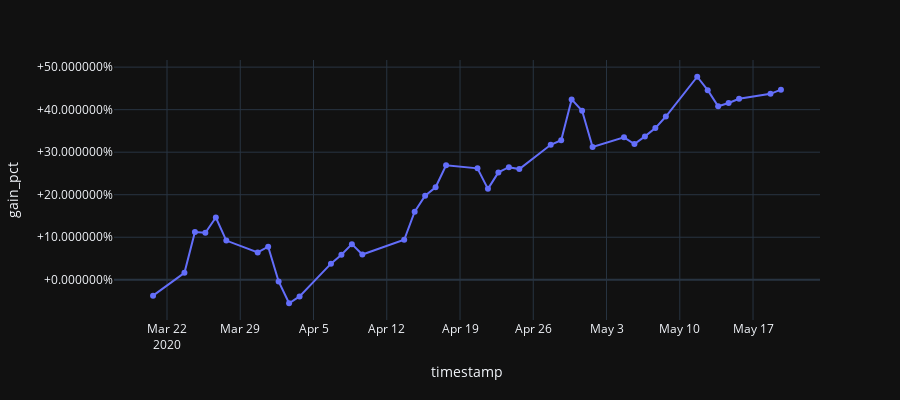

Notebook code cell kept with this figure:
### Code cell
performance_total = performance.groupby('timestamp')[['cost', 'value']].sum() \
    .assign(
        gain=lambda df: df['value']-df['cost'],
        gain_pct=lambda df: df['value']/df['cost']-1
    )

fig = px.line(performance_total.reset_index(), x='timestamp', y='gain_pct', height=400)
fig.update_layout(yaxis_tickformat='+%')
fig.update_traces(mode='lines+markers')
display(fig)

### Figure 1 — Plotly figure (JSON) as saved in the notebook; plotly's stock layout.template omitted (floating-point values rounded to 4 significant figures)
{"data": [{"hovertemplate": "timestamp=%{x}<br>gain_pct=%{y}<extra></extra>", "legendgroup": "", "line": {"color": "#636efa", "dash": "solid"}, "mode": "lines+markers", "name": "", "showlegend": false, "type": "scatter", "x": ["2020-03-20T16:00:00", "2020-03-23T16:00:00", "2020-03-24T16:00:00", "2020-03-25T16:00:00", "2020-03-26T16:00:00", "2020-03-27T16:00:00", "2020-03-30T16:00:00", "2020-03-31T16:00:00", "2020-04-01T16:00:00", "2020-04-02T16:00:00", "2020-04-03T16:00:00", "2020-04-06T16:00:00", "2020-04-07T16:00:00", "2020-04-08T16:00:00", "2020-04-09T16:00:00", "2020-04-13T16:00:00", "2020-04-14T16:00:00", "2020-04-15T16:00:00", "2020-04-16T16:00:00", "2020-04-17T16:00:00", "2020-04-20T16:00:00", "2020-04-21T16:00:00", "2020-04-22T16:00:00", "2020-04-23T16:00:00", "2020-04-24T16:00:00", "2020-04-27T16:00:00", "2020-04-28T16:00:00", "2020-04-29T16:00:00", "2020-04-30T16:00:00", "2020-05-01T16:00:00", "2020-05-04T16:00:00", "2020-05-05T16:00:00", "2020-05-06T16:00:00", "2020-05-07T16:00:00", "2020-05-08T16:00:00", "2020-05-11T16:00:00", "2020-05-12T16:00:00", "2020-05-13T16:00:00", "2020-05-14T16:00:00", "2020-05-15T16:00:00", "2020-05-18T16:00:00", "2020-05-19T16:00:00"], "xaxis": "x", "y": [-0.03742, 0.01636, 0.1123, 0.1105, 0.1464, 0.09215, 0.0642, 0.07771, -0.00393, -0.05522, -0.03926, 0.03787, 0.05887, 0.08377, 0.05934, 0.09413, 0.1601, 0.1975, 0.2174, 0.2692, 0.262, 0.2138, 0.2525, 0.2648, 0.2603, 0.3173, 0.3281, 0.4242, 0.3975, 0.3124, 0.3349, 0.3191, 0.3372, 0.3566, 0.3839, 0.4774, 0.4458, 0.4079, 0.4158, 0.4257, 0.4373, 0.447], "yaxis": "y"}], "layout": {"height": 400, "legend": {"tracegroupgap": 0}, "margin": {"t": 60}, "xaxis": {"anchor": "y", "domain": [0, 1], "title": {"text": "timestamp"}}, "yaxis": {"anchor": "x", "domain": [0, 1], "tickformat": "+%", "title": {"text": "gain_pct"}}}}
